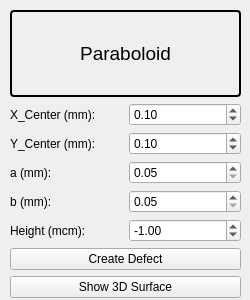
<?xml version="1.0" encoding="UTF-8"?>
<ui version="4.0">
 <class>Form</class>
 <widget class="QWidget" name="Form">
  <property name="geometry">
   <rect>
    <x>0</x>
    <y>0</y>
    <width>250</width>
    <height>300</height>
   </rect>
  </property>
  <property name="minimumSize">
   <size>
    <width>250</width>
    <height>300</height>
   </size>
  </property>
  <property name="maximumSize">
   <size>
    <width>250</width>
    <height>300</height>
   </size>
  </property>
  <property name="windowTitle">
   <string>Paraboloid</string>
  </property>
  <widget class="QWidget" name="layoutWidget">
   <property name="geometry">
    <rect>
     <x>10</x>
     <y>10</y>
     <width>231</width>
     <height>288</height>
    </rect>
   </property>
   <layout class="QVBoxLayout" name="verticalLayout">
    <item>
     <widget class="QLabel" name="label">
      <property name="font">
       <font>
        <pointsize>14</pointsize>
       </font>
      </property>
      <property name="styleSheet">
       <string notr="true">QLabel {
    border: 2px solid black;
    border-radius: 4px;
    padding: 2px;
}
</string>
      </property>
      <property name="text">
       <string>Paraboloid</string>
      </property>
      <property name="alignment">
       <set>Qt::AlignCenter</set>
      </property>
     </widget>
    </item>
    <item>
     <layout class="QGridLayout" name="gridLayout">
      <item row="0" column="1">
       <widget class="QDoubleSpinBox" name="x_center_edit">
        <property name="maximum">
         <double>0.300000000000000</double>
        </property>
        <property name="singleStep">
         <double>0.010000000000000</double>
        </property>
        <property name="value">
         <double>0.100000000000000</double>
        </property>
       </widget>
      </item>
      <item row="4" column="1">
       <widget class="QDoubleSpinBox" name="height_edit">
        <property name="minimum">
         <double>-10.000000000000000</double>
        </property>
        <property name="maximum">
         <double>10.000000000000000</double>
        </property>
        <property name="value">
         <double>-1.000000000000000</double>
        </property>
       </widget>
      </item>
      <item row="0" column="0">
       <widget class="QLabel" name="label_2">
        <property name="toolTip">
         <string>Coordinates of the center of the surface</string>
        </property>
        <property name="text">
         <string>X_Center (mm):</string>
        </property>
       </widget>
      </item>
      <item row="3" column="0">
       <widget class="QLabel" name="label_5">
        <property name="toolTip">
         <string>Half-axis on the axis OY</string>
        </property>
        <property name="text">
         <string>b (mm):</string>
        </property>
       </widget>
      </item>
      <item row="2" column="0">
       <widget class="QLabel" name="label_4">
        <property name="toolTip">
         <string>Half-axis on the axis OX</string>
        </property>
        <property name="text">
         <string>a (mm):</string>
        </property>
       </widget>
      </item>
      <item row="2" column="1">
       <widget class="QDoubleSpinBox" name="paraboloid_a_edit">
        <property name="minimum">
         <double>0.050000000000000</double>
        </property>
        <property name="maximum">
         <double>0.300000000000000</double>
        </property>
        <property name="singleStep">
         <double>0.010000000000000</double>
        </property>
        <property name="value">
         <double>0.050000000000000</double>
        </property>
       </widget>
      </item>
      <item row="3" column="1">
       <widget class="QDoubleSpinBox" name="paraboloid_b_edit">
        <property name="minimum">
         <double>0.050000000000000</double>
        </property>
        <property name="maximum">
         <double>0.300000000000000</double>
        </property>
        <property name="singleStep">
         <double>0.010000000000000</double>
        </property>
        <property name="value">
         <double>0.050000000000000</double>
        </property>
       </widget>
      </item>
      <item row="1" column="1">
       <widget class="QDoubleSpinBox" name="y_center_edit">
        <property name="maximum">
         <double>0.300000000000000</double>
        </property>
        <property name="singleStep">
         <double>0.010000000000000</double>
        </property>
        <property name="value">
         <double>0.100000000000000</double>
        </property>
       </widget>
      </item>
      <item row="1" column="0">
       <widget class="QLabel" name="label_3">
        <property name="toolTip">
         <string>Coordinates of the center of the surface</string>
        </property>
        <property name="text">
         <string>Y_Center (mm):</string>
        </property>
       </widget>
      </item>
      <item row="4" column="0">
       <widget class="QLabel" name="label_6">
        <property name="toolTip">
         <string>Defect height</string>
        </property>
        <property name="text">
         <string>Height (mcm):</string>
        </property>
       </widget>
      </item>
     </layout>
    </item>
    <item>
     <widget class="QPushButton" name="createDefect_button">
      <property name="text">
       <string>Create Defect</string>
      </property>
     </widget>
    </item>
    <item>
     <widget class="QPushButton" name="show_graph_button">
      <property name="text">
       <string>Show 3D Surface</string>
      </property>
     </widget>
    </item>
   </layout>
  </widget>
 </widget>
 <resources/>
 <connections/>
</ui>
